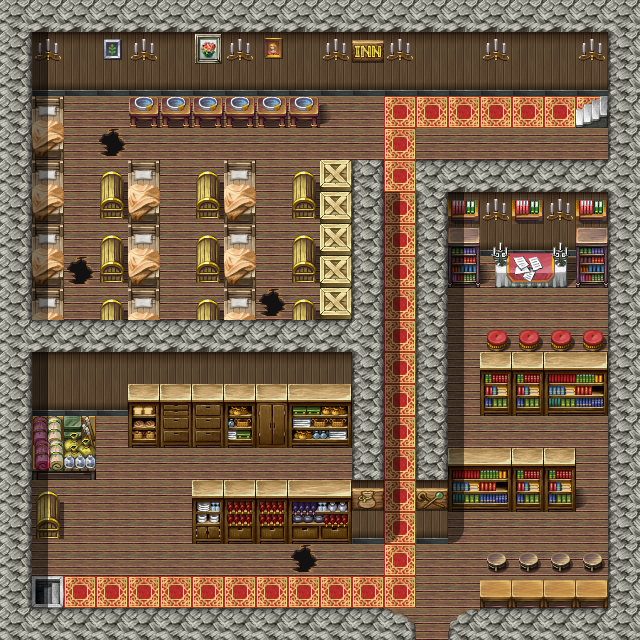

Tiled map render using the project's own tile images. Description and the map definition, with tile-layer contents summarised, below:
An orthogonal 20x20 tile map with 32x32 px tiles, 3 tile layers (Ground, Objects, Above), 1 hidden layer not drawn, 40 tilesets and 20 objects (7x rest, 7x spawn, 3x mapchange, 3x key).

<map version="1.0" orientation="orthogonal" width="20" height="20" tilewidth="32" tileheight="32">
 <tileset firstgid="1" name="map_bed_1" tilewidth="32" tileheight="32">
  <image source="../drawable/map_bed_1.png" width="512" height="256" />
 </tileset>
 <tileset firstgid="129" name="map_border_1" tilewidth="32" tileheight="32">
  <image source="../drawable/map_border_1.png" width="512" height="256" />
 </tileset>
 <tileset firstgid="257" name="map_bridge_1" tilewidth="32" tileheight="32">
  <image source="../drawable/map_bridge_1.png" width="512" height="256" />
 </tileset>
 <tileset firstgid="385" name="map_broken_1" tilewidth="32" tileheight="32">
  <image source="../drawable/map_broken_1.png" width="512" height="256" />
 </tileset>
 <tileset firstgid="513" name="map_cavewall_1" tilewidth="32" tileheight="32">
  <image source="../drawable/map_cavewall_1.png" width="576" height="192" />
 </tileset>
 <tileset firstgid="621" name="map_cavewall_2" tilewidth="32" tileheight="32">
  <image source="../drawable/map_cavewall_2.png" width="576" height="192" />
 </tileset>
 <tileset firstgid="729" name="map_cavewall_3" tilewidth="32" tileheight="32">
  <image source="../drawable/map_cavewall_3.png" width="576" height="192" />
 </tileset>
 <tileset firstgid="837" name="map_chair_table_1" tilewidth="32" tileheight="32">
  <image source="../drawable/map_chair_table_1.png" width="512" height="256" />
 </tileset>
 <tileset firstgid="965" name="map_crate_1" tilewidth="32" tileheight="32">
  <image source="../drawable/map_crate_1.png" width="512" height="256" />
 </tileset>
 <tileset firstgid="1093" name="map_cupboard_1" tilewidth="32" tileheight="32">
  <image source="../drawable/map_cupboard_1.png" width="512" height="256" />
 </tileset>
 <tileset firstgid="1221" name="map_curtain_1" tilewidth="32" tileheight="32">
  <image source="../drawable/map_curtain_1.png" width="512" height="256" />
 </tileset>
 <tileset firstgid="1349" name="map_entrance_1" tilewidth="32" tileheight="32">
  <image source="../drawable/map_entrance_1.png" width="512" height="256" />
 </tileset>
 <tileset firstgid="1477" name="map_fence_1" tilewidth="32" tileheight="32">
  <image source="../drawable/map_fence_1.png" width="512" height="256" />
 </tileset>
 <tileset firstgid="1605" name="map_fence_2" tilewidth="32" tileheight="32">
  <image source="../drawable/map_fence_2.png" width="512" height="256" />
 </tileset>
 <tileset firstgid="1733" name="map_ground_1" tilewidth="32" tileheight="32">
  <image source="../drawable/map_ground_1.png" width="512" height="256" />
 </tileset>
 <tileset firstgid="1861" name="map_ground_2" tilewidth="32" tileheight="32">
  <image source="../drawable/map_ground_2.png" width="512" height="256" />
 </tileset>
 <tileset firstgid="1989" name="map_ground_3" tilewidth="32" tileheight="32">
  <image source="../drawable/map_ground_3.png" width="512" height="256" />
 </tileset>
 <tileset firstgid="2117" name="map_ground_4" tilewidth="32" tileheight="32">
  <image source="../drawable/map_ground_4.png" width="512" height="256" />
 </tileset>
 <tileset firstgid="2245" name="map_ground_5" tilewidth="32" tileheight="32">
  <image source="../drawable/map_ground_5.png" width="512" height="256" />
 </tileset>
 <tileset firstgid="2373" name="map_ground_6" tilewidth="32" tileheight="32">
  <image source="../drawable/map_ground_6.png" width="512" height="256" />
 </tileset>
 <tileset firstgid="2501" name="map_ground_7" tilewidth="32" tileheight="32">
  <image source="../drawable/map_ground_7.png" width="512" height="256" />
 </tileset>
 <tileset firstgid="2629" name="map_ground_8" tilewidth="32" tileheight="32">
  <image source="../drawable/map_ground_8.png" width="512" height="256" />
 </tileset>
 <tileset firstgid="2757" name="map_indoor_1" tilewidth="32" tileheight="32">
  <image source="../drawable/map_indoor_1.png" width="512" height="256" />
 </tileset>
 <tileset firstgid="2885" name="map_kitchen_1" tilewidth="32" tileheight="32">
  <image source="../drawable/map_kitchen_1.png" width="512" height="256" />
 </tileset>
 <tileset firstgid="3013" name="map_outdoor_1" tilewidth="32" tileheight="32">
  <image source="../drawable/map_outdoor_1.png" width="512" height="256" />
 </tileset>
 <tileset firstgid="3141" name="map_pillar_1" tilewidth="32" tileheight="32">
  <image source="../drawable/map_pillar_1.png" width="512" height="256" />
 </tileset>
 <tileset firstgid="3269" name="map_plant_1" tilewidth="32" tileheight="32">
  <image source="../drawable/map_plant_1.png" width="512" height="256" />
 </tileset>
 <tileset firstgid="3397" name="map_rock_1" tilewidth="32" tileheight="32">
  <image source="../drawable/map_rock_1.png" width="512" height="256" />
 </tileset>
 <tileset firstgid="3525" name="map_roof_1" tilewidth="32" tileheight="32">
  <image source="../drawable/map_roof_1.png" width="512" height="256" />
 </tileset>
 <tileset firstgid="3653" name="map_roof_2" tilewidth="32" tileheight="32">
  <image source="../drawable/map_roof_2.png" width="512" height="256" />
 </tileset>
 <tileset firstgid="3781" name="map_shop_1" tilewidth="32" tileheight="32">
  <image source="../drawable/map_shop_1.png" width="512" height="256" />
 </tileset>
 <tileset firstgid="3909" name="map_sign_ladder_1" tilewidth="32" tileheight="32">
  <image source="../drawable/map_sign_ladder_1.png" width="512" height="256" />
 </tileset>
 <tileset firstgid="4037" name="map_table_1" tilewidth="32" tileheight="32">
  <image source="../drawable/map_table_1.png" width="512" height="256" />
 </tileset>
 <tileset firstgid="4165" name="map_trail_1" tilewidth="32" tileheight="32">
  <image source="../drawable/map_trail_1.png" width="512" height="256" />
 </tileset>
 <tileset firstgid="4293" name="map_tree_1" tilewidth="32" tileheight="32">
  <image source="../drawable/map_tree_1.png" width="512" height="256" />
 </tileset>
 <tileset firstgid="4421" name="map_wall_1" tilewidth="32" tileheight="32">
  <image source="../drawable/map_wall_1.png" width="512" height="256" />
 </tileset>
 <tileset firstgid="4549" name="map_wall_2" tilewidth="32" tileheight="32">
  <image source="../drawable/map_wall_2.png" width="480" height="256" />
 </tileset>
 <tileset firstgid="4669" name="map_wall_3" tilewidth="32" tileheight="32">
  <image source="../drawable/map_wall_3.png" width="480" height="256" />
 </tileset>
 <tileset firstgid="4789" name="map_window_1" tilewidth="32" tileheight="32">
  <image source="../drawable/map_window_1.png" width="512" height="256" />
 </tileset>
 <tileset firstgid="4917" name="map_window_2" tilewidth="32" tileheight="32">
  <image source="../drawable/map_window_2.png" width="512" height="256" />
 </tileset>
 <layer name="Ground" width="20" height="20">
  <data>[400 cells, 400 non-empty, 30 distinct tile ids]</data>
 </layer>
 <layer name="Objects" width="20" height="20">
  <data>[400 cells, 107 non-empty, 42 distinct tile ids]</data>
 </layer>
 <layer name="Above" width="20" height="20">
  <data>[400 cells, 41 non-empty, 4 distinct tile ids]</data>
 </layer>
 <layer name="Walkable" width="20" height="20" visible="0">
  <data>[400 cells, 264 non-empty, 1 distinct tile ids]</data>
 </layer>
 <objectgroup name="Mapevents" width="20" height="20">
  <!-- 10 objects omitted --></objectgroup>
 <objectgroup name="Spawn" width="20" height="20" visible="0">
  <!-- 7 objects omitted --></objectgroup>
 <objectgroup name="Keys" width="20" height="20" visible="0">
  <!-- 3 objects omitted --></objectgroup>
</map>
<!-- 20 of 20 objects omitted -->
